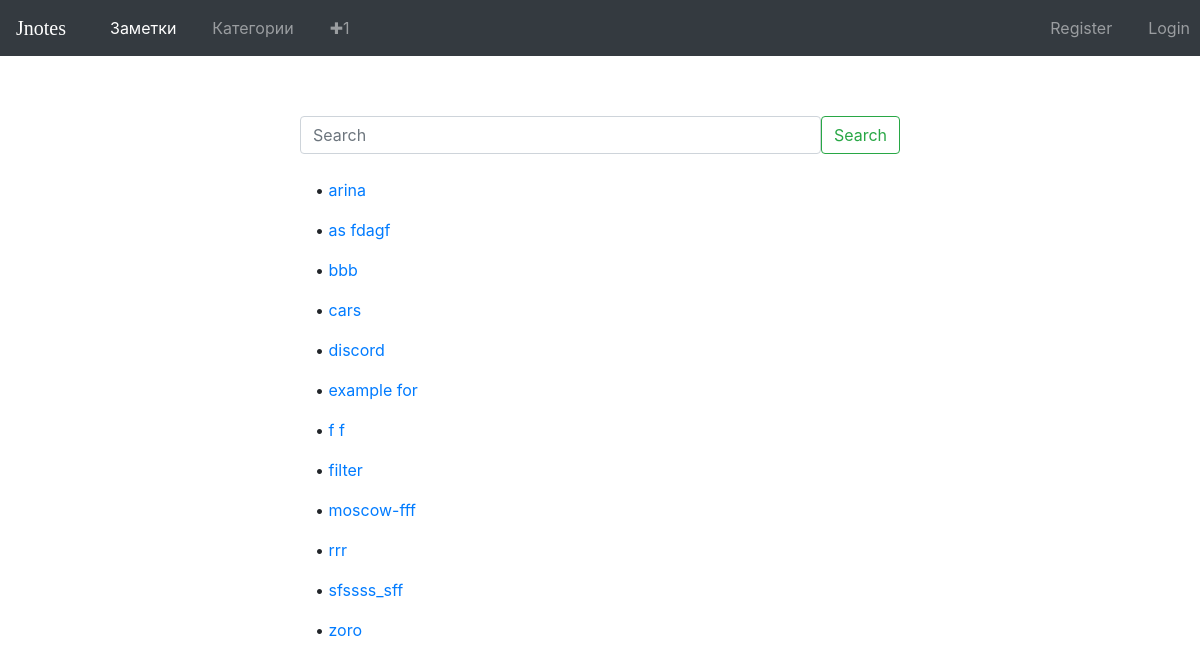
Page /categories/ on the earlier database version.
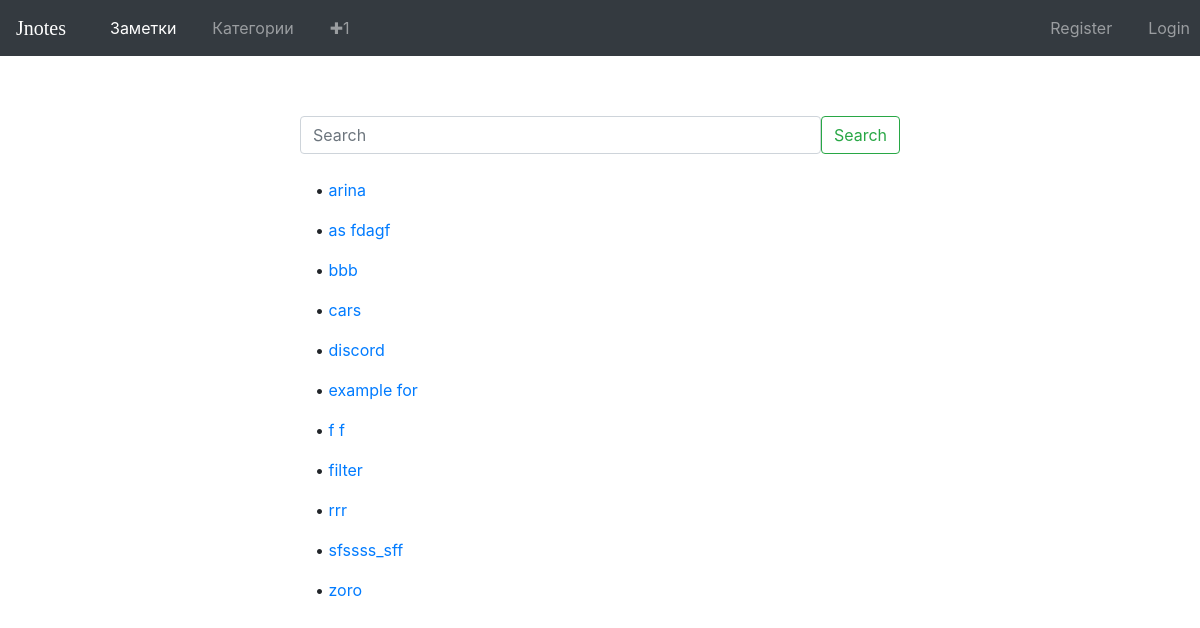
Same page on the later database version.
### notes/models.py (models this page shows, shortened)
class Category(models.Model):
    name = models.CharField(max_length=255, unique=True, editable=True)
    def __str__(self):
        return self.name

### notes/views.py (the view)
# urls.py: path('categories/', CategoriesList, name='categories-view'),
def CategoriesList(request):
    data = Category.objects.order_by('name')
    context = {
        'categories': data
    }
    return render(request, 'categories_list.html', context=context)

### notes/templates/categories_list.html (shortened to what this page needs)
{% extends 'base.html' %}
{% load static %}
{% block content %}
<link rel="stylesheet" href="{% static 'css/categories_list.css' %}">
    <form class="d-flex search-field">
        <input class="form-control me-2" type="search" placeholder="Search" aria-label="Search">
        <button class="btn btn-outline-success" type="submit">Search</button>
    </form>
<div class="container">
{% for category in categories %}
    <p>&bull; <a href="{%  url 'notes:one-category' category.pk %}">{{ category }}</a></p>
{% endfor %}
</div>
{% endblock %}

Differences in the rows shown:
removed Category: name "moscow-fff"
